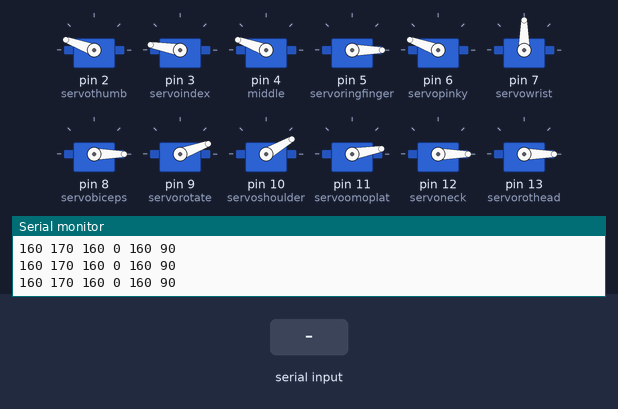
Recording of a sketch running on a simulated Arduino Uno, built with avr-gcc and run on an emulated ATmega328P. Parts: 12 × servo, the last lines printed to the serial monitor. The inputs (shaded band) are chosen by the test bench.

Above: at 1.2 s.
1.3 s: "q" received over Serial
At 2.1 s:
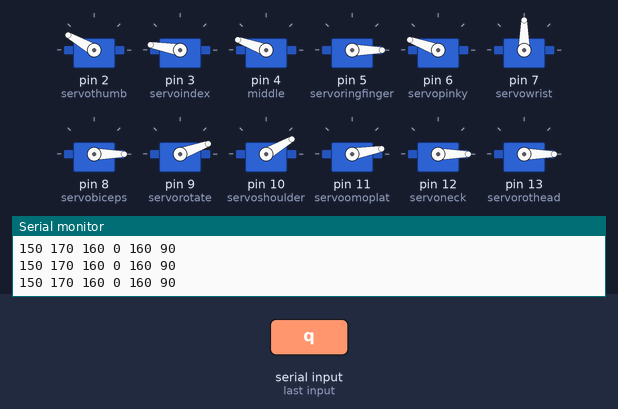
2.8 s: "s" received over Serial
At 3.3 s:
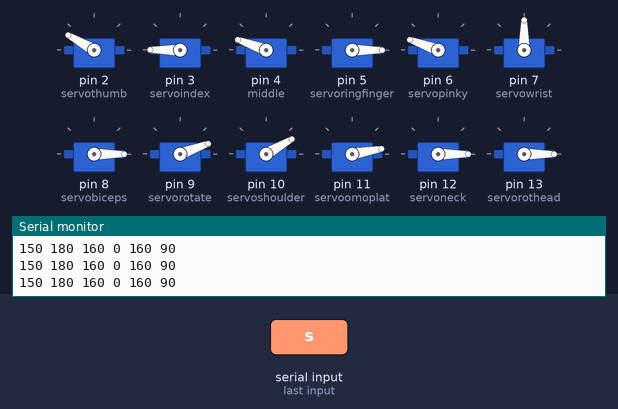
4.3 s: "a" received over Serial
At 5.5 s:
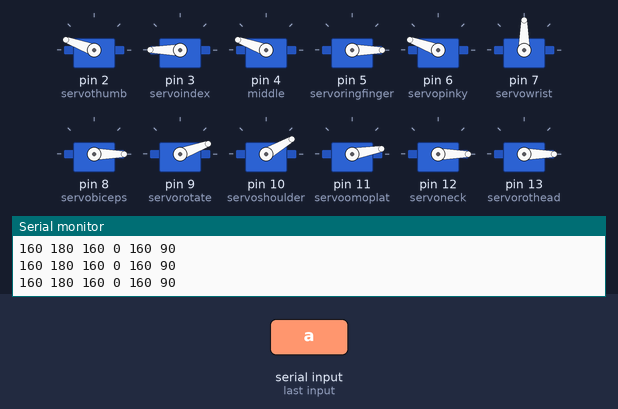
5.8 s: "e" received over Serial
At 6.7 s:
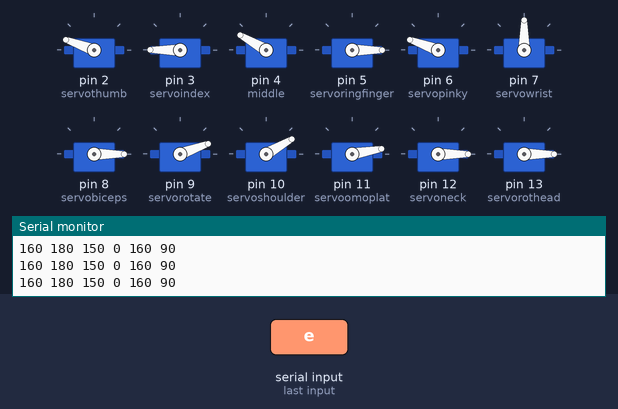
7.3 s: "Q" received over Serial
At 7.9 s:
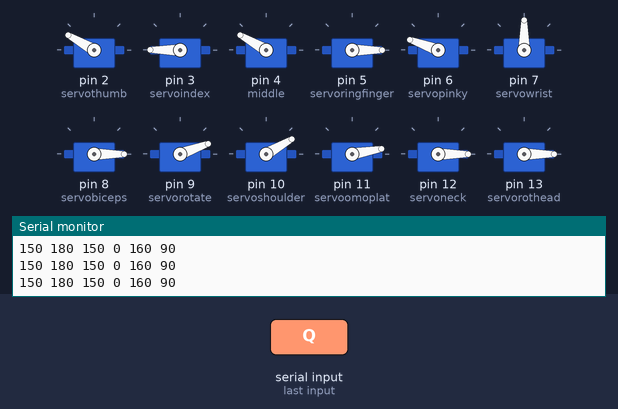
8.8 s: "w" received over Serial
At 10.2 s:
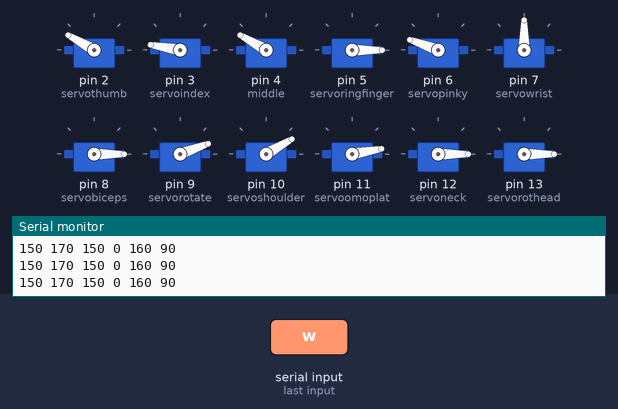
Timing chart, 0 to 11.3 s (numbered marks = the images above; inputs shaded):
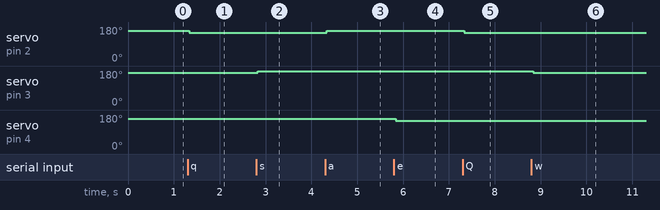

Measured:
- after the input at 1.3 s, servo on pin 2 (servothumb): 160° → 150° at once
- after the input at 2.8 s, servo on pin 3 (servoindex): 170° → 180° at once
- after the input at 4.3 s, servo on pin 2 (servothumb): 150° → 160° at once
- after the input at 5.8 s, servo on pin 4 (middle): 160° → 150° at once
- after the input at 7.3 s, servo on pin 2 (servothumb): 160° → 150° at once
- after the input at 8.8 s, servo on pin 3 (servoindex): 180° → 170° at once

The sketch:

basic_hand_control.ino
```cpp
#include <Servo.h>;

Servo servothumb; // Define thumb servo
Servo servoindex; // Define index servo
Servo middle;
Servo servoringfinger;
Servo servopinky;
Servo servowrist;
Servo servobiceps;
Servo servorotate;
Servo servoshoulder;
Servo servoomoplat;
Servo servoneck;
Servo servorothead;
char c;

int Open = 150;
int Close = 50;

//Fingers start closed
int rightThumb = 160;
int rightIndex = 170;
int rightMiddle = 160;
int rightRing = 0;
int rightPinky = 160;
int rightWrist = 90;

int i = 10;

void setup() {
servothumb.attach(2); // Set thumb servo to digital pin 2
servoindex.attach(3); // Set index servo to digital pin 3
middle.attach(4);
servoringfinger.attach(5);
servopinky.attach(6);
servowrist.attach(7);
servobiceps.attach(8);
servorotate.attach(9);
servoshoulder.attach(10);
servoomoplat.attach(11);
servoneck.attach(12);
servorothead.attach(13);
Serial.begin(9600);
Serial.print("setup complete");
}

void loop() { // Loop through motion tests
c = Serial.read();
Serial.print(rightThumb);
Serial.print(' ');
Serial.print(rightIndex);
Serial.print(' ');
Serial.print(rightMiddle);
Serial.print(' ');
Serial.print(rightRing);
Serial.print(' ');
Serial.print(rightPinky);
Serial.print(' ');
Serial.println(rightWrist);

if (c=='q' || c=='Q'){rightThumb = rightThumb-i < 60 ? 60 : rightThumb-i;}
else if (c=='a' || c=='A') {rightThumb = rightThumb+i > 180 ? 180 : rightThumb+i;}
else if (c=='w' || c=='W') {rightIndex = rightIndex-i < 40 ? 40 : rightIndex-i;}
else if (c=='s' || c=='S') {rightIndex = rightIndex+i > 180 ? 180 : rightIndex+i;}
else if (c=='e' || c=='E') {rightMiddle = rightMiddle-i < 30 ? 30 : rightMiddle-i;}
else if (c=='d' || c=='D') {rightMiddle = rightMiddle+i > 180 ? 180 : rightMiddle+i;}
else if (c=='r' || c=='R') {rightRing = rightRing+i > 150 ? 150 : rightRing+i;}
else if (c=='f' || c=='F') {rightRing = rightRing-i < 0 ? 0 : rightRing-i;}
else if (c=='t' || c=='T') {rightPinky = rightPinky-i < 40 ? 40 : rightPinky-i;}
else if (c=='g' || c=='G') {rightPinky = rightPinky+i > 180 ? 180 : rightPinky+i;}
else if (c=='y'){rightWrist = rightWrist+i > 180 ? 180 : rightWrist+i;}
else if (c=='u'){rightWrist = rightWrist-i < 0 ? 0 : rightWrist-i;}

alltovirtual(); // Example: alltovirtual
delay(40); // Wait 4000 milliseconds (.04 seconds)
//alltorest(); // Uncomment to use this
//delay(4000); // Uncomment to use this
//alltomax(); // Uncomment to use this
//delay(2000); // Uncomment to use this
//allto90(); // Uncomment to use this
//delay(2000); // Uncomment to use this

}
// Motion to set the servo into "virtual" 0 position: alltovirtual
void alltovirtual() {
servothumb.write(rightThumb);
servoindex.write(rightIndex);
middle.write(rightMiddle);
servoringfinger.write(rightRing);
servopinky.write(rightPinky);
servowrist.write(rightWrist);
servobiceps.write(0);
servorotate.write(20); //Never less then (20 degree)
servoshoulder.write(30); //Never less then (30 degree)
servoomoplat.write(10); //Never less then (10 degree)
servoneck.write(0);
servorothead.write(0);
}
// Motion to set the servo into " ()" position: alltorest
void alltorest() {
servothumb.write(0);
servoindex.write(0);
middle.write(0);
servoringfinger.write(0);
servopinky.write(0);
servowrist.write(0);
servobiceps.write(0);
servorotate.write(90); //Never less then (20 degree)
servoshoulder.write(30); //Never less then (30 degree)
servoomoplat.write(10); //Never less then (10 degree)
servoneck.write(90);
servorothead.write(90);
}

// Motion to set the servo into "max" position: alltomax
void alltomax() {
servothumb.write(180);
servoindex.write(180);
middle.write(180);
servoringfinger.write(180);
servopinky.write(180);
servowrist.write(180);
servobiceps.write(85); //Never more then (85 or 90degree)
servorotate.write(110); //Never more then (110 degree)
servoshoulder.write(130); //Never more then (130 degree)
servoomoplat.write(70); //Never more then (70 degree)
servoneck.write(180);
servorothead.write(180);

}

// Motion to set the servo into "90" position: allto90
void allto90() {
servothumb.write(90);
servoindex.write(90);
middle.write(90);
servoringfinger.write(90);
servopinky.write(90);
servowrist.write(90);
servobiceps.write(90); //Never more then (85 or 90degree)
servorotate.write(90); //Never more then (110 degree)
servoshoulder.write(90); //Never more then (130 degree)
servoomoplat.write(70); //Never more then (70 degree)
servoneck.write(90);
servorothead.write(180);

}
```
